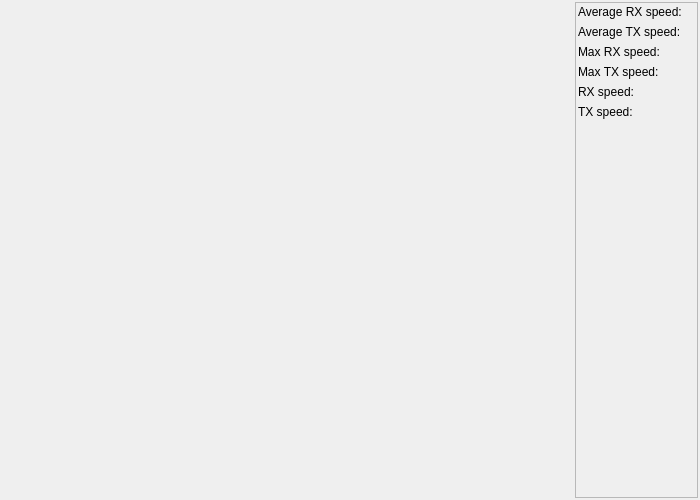
<?xml version="1.0" encoding="UTF-8"?>
<ui version="4.0">
 <class>TrafficDialog</class>
 <widget class="QDialog" name="TrafficDialog">
  <property name="geometry">
   <rect>
    <x>0</x>
    <y>0</y>
    <width>700</width>
    <height>500</height>
   </rect>
  </property>
  <layout class="QHBoxLayout" name="horizontalLayout">
   <property name="margin">
    <number>2</number>
   </property>
   <item>
    <widget class="QwtPlot" name="TrafficPlot_">
     <property name="sizePolicy">
      <sizepolicy hsizetype="Expanding" vsizetype="Preferred">
       <horstretch>1</horstretch>
       <verstretch>0</verstretch>
      </sizepolicy>
     </property>
    </widget>
   </item>
   <item>
    <widget class="QFrame" name="StatsFrame_">
     <property name="sizePolicy">
      <sizepolicy hsizetype="Minimum" vsizetype="Preferred">
       <horstretch>0</horstretch>
       <verstretch>0</verstretch>
      </sizepolicy>
     </property>
     <property name="frameShape">
      <enum>QFrame::StyledPanel</enum>
     </property>
     <property name="frameShadow">
      <enum>QFrame::Raised</enum>
     </property>
     <layout class="QVBoxLayout" name="verticalLayout">
      <property name="margin">
       <number>2</number>
      </property>
      <item>
       <layout class="QFormLayout" name="formLayout">
        <item row="0" column="0">
         <widget class="QLabel" name="label">
          <property name="text">
           <string>Average RX speed:</string>
          </property>
         </widget>
        </item>
        <item row="0" column="1">
         <widget class="QLabel" name="AvgRXSpeed_">
          <property name="text">
           <string/>
          </property>
         </widget>
        </item>
        <item row="1" column="0">
         <widget class="QLabel" name="label_2">
          <property name="text">
           <string>Average TX speed:</string>
          </property>
         </widget>
        </item>
        <item row="1" column="1">
         <widget class="QLabel" name="AvgTXSpeed_">
          <property name="text">
           <string/>
          </property>
         </widget>
        </item>
        <item row="2" column="0">
         <widget class="QLabel" name="label_3">
          <property name="text">
           <string>Max RX speed:</string>
          </property>
         </widget>
        </item>
        <item row="2" column="1">
         <widget class="QLabel" name="MaxRXSpeed_">
          <property name="text">
           <string/>
          </property>
         </widget>
        </item>
        <item row="3" column="0">
         <widget class="QLabel" name="label_4">
          <property name="text">
           <string>Max TX speed:</string>
          </property>
         </widget>
        </item>
        <item row="3" column="1">
         <widget class="QLabel" name="MaxTXSpeed_">
          <property name="text">
           <string/>
          </property>
         </widget>
        </item>
        <item row="4" column="0">
         <widget class="QLabel" name="label_5">
          <property name="text">
           <string>RX speed:</string>
          </property>
         </widget>
        </item>
        <item row="4" column="1">
         <widget class="QLabel" name="RXSpeed_">
          <property name="text">
           <string/>
          </property>
         </widget>
        </item>
        <item row="5" column="0">
         <widget class="QLabel" name="label_6">
          <property name="text">
           <string>TX speed:</string>
          </property>
         </widget>
        </item>
        <item row="5" column="1">
         <widget class="QLabel" name="TXSpeed_">
          <property name="text">
           <string/>
          </property>
         </widget>
        </item>
       </layout>
      </item>
      <item>
       <widget class="QwtLegend" name="Legend_">
        <property name="sizePolicy">
         <sizepolicy hsizetype="Preferred" vsizetype="Maximum">
          <horstretch>0</horstretch>
          <verstretch>0</verstretch>
         </sizepolicy>
        </property>
        <property name="frameShape">
         <enum>QFrame::NoFrame</enum>
        </property>
        <property name="frameShadow">
         <enum>QFrame::Raised</enum>
        </property>
       </widget>
      </item>
     </layout>
    </widget>
   </item>
  </layout>
 </widget>
 <customwidgets>
  <customwidget>
   <class>QwtPlot</class>
   <extends>QFrame</extends>
   <header>qwt_plot.h</header>
   <container>1</container>
  </customwidget>
  <customwidget>
   <class>QwtLegend</class>
   <extends>QFrame</extends>
   <header>qwt_legend.h</header>
   <container>1</container>
  </customwidget>
 </customwidgets>
 <resources/>
 <connections/>
</ui>
